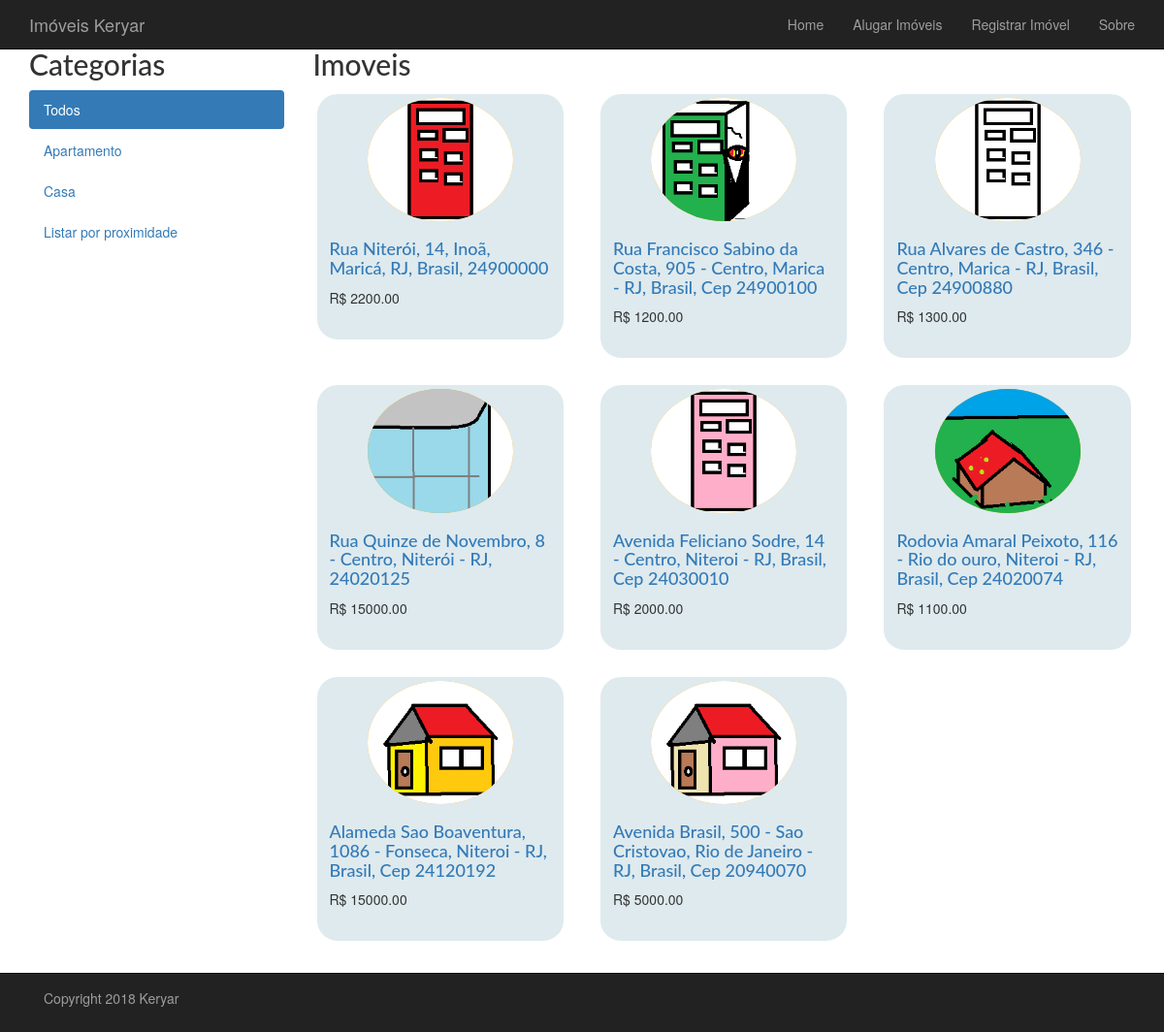
The page /aluguel/ on the database its author committed.
### aluguel/models.py (models this page shows, shortened)
class Categoria(models.Model):
    nome = models.CharField(max_length=200, db_index=True)
    slug = models.SlugField(max_length=200, db_index=True, unique=True)
    class Meta:
        ordering = ('nome',)
        verbose_name = 'categoria'
        verbose_name_plural = 'categorias'
    def get_absolute_path(self):
        return reverse('aluguel:lista_imoveis_por_categoria', args=[self.slug])

class Imovel(models.Model):
    categoria = models.ForeignKey(Categoria, related_name='imoveis')
    slug = models.SlugField(max_length=200, db_index=True, unique=True)
    imagem = models.ImageField(upload_to='aluguel/images/apts', blank=False)
    descricao = models.TextField(blank=True)
    dono = models.TextField(blank=True)
    preco = models.DecimalField(max_digits=10, decimal_places=2, db_index=True)
    numero = models.PositiveIntegerField()
    rua = models.CharField(max_length=200)
    bairro = models.CharField(max_length=200)
    cidade = models.CharField(max_length=200, db_index=True)
    estado = models.CharField(max_length=200)
    pais = models.CharField(max_length=200)
    cep = models.CharField(max_length=200)
    disponivel = models.BooleanField(default=True)
    data_cadastramento = models.DateTimeField(auto_now_add=True)
    data_atualizacao = models.DateTimeField(auto_now=True)
    endereco = models.TextField(blank=True)
    class Meta:
        ordering = ('cidade',)
        verbose_name = 'imovel'
        verbose_name_plural = 'imoveis'
    def get_absolute_path(self):
        return reverse('aluguel:exibe_imovel', args=[self.id, self.slug])

### aluguel/views.py (the view)
# urls.py: url(r'^(?P<slug_da_categoria>[-\w]+)/$', views.lista_imoveis, name='lista_imoveis_por_categoria'),
def lista_imoveis(request, slug_da_categoria=None):
    categoria = None
    proximidade = False
    categorias = Categoria.objects.all()
    imoveis = Imovel.objects.filter(disponivel=True)
    if slug_da_categoria:
        categoria = get_object_or_404(Categoria, slug=slug_da_categoria)
        imoveis = imoveis.filter(categoria=categoria)
    return render(request, 'aluguel/imovel/lista.html', {
        'categorias': categorias,
        'imoveis': imoveis,
        'categoria': categoria,
        'proximidade': proximidade,
        })

### aluguel/templates/aluguel/imovel/lista.html (shortened to what this page needs)
{% extends 'base.html' %}
{% load static %}
{% block conteudo %}
    {% static "aluguel/images/" as baseUrl %}
    <div class="container">
        <div class="row">
            <div class="col-sm-12">
                <div class="row">
                    <div class="col-sm-3">
                        <h2>Categorias</h2>
                        <ul class="nav nav-pills nav-stacked">
                            <li {% if not categoria %}{% if not proximidade %}class="active"{% endif %}{% endif %}>
                                <a href="{% url 'aluguel:lista_imoveis' %}">Todos</a>
                            </li>
                            {% for c in categorias %}
                                <li {% if categoria.slug == c.slug %}class="active"{% endif %}>
                                    <a href="{{ c.get_absolute_path }}">{{ c.nome }}</a>
                                </li>
                            {% endfor %}
                             <li {% if proximidade %}class="active"{% endif %}>
                                    <a href="{% url 'aluguel:proximidade' %}">Listar por proximidade</a>
                             </li>
                        </ul>
                    </div>
                    <div class="col-sm-9">
                        <h2>{% if not categoria %}{% if not proximidade %}Imoveis{% else %}Proximidade{% endif %}{% else %}{{ categoria.nome }}{% endif %}</h2>
                        <div class="row">
                            {% if not proximidade %}
                                {% for imovel in imoveis %}
                                    <div class="col-md-4 col-sm-6">
                                        <div class="thumbnail">
                                            <a href="{{ imovel.get_absolute_path }}">
                                                <img class="img-circle img-responsive center-block"
                                                     src="{{imovel.imagem.url}}" height="220" width="150">
                                            </a>
                                            <div class="caption">
                                                <h4><a href="{{ imovel.get_absolute_path }}">{{ imovel.endereco }}</a></h4>
                                                R$ {{ imovel.preco }}
                                                <br>
                                                <br>
                                            </div>
                                        </div>
                                    </div>
                                {% endfor %}
                            {% endif %}
                        </div>
                    </div>
                </div>
            </div>
        </div>
{% endblock %}

### projectbase/static/projectbase/css/styles.css (style rules this page uses)
h1,h2,h3,h4,h5,h6 { font-family: "Lato", sans-serif }
div .col-sm-6 > div.thumbnail { border-width: 4px; border-color: white; }
div .thumbnail { background-color:#deeaee; border-color: orange; border-radius: 25px; }
.thumbnail img { background-color:orange; border-color: black; transform: all 0.3s ease 0s; }
body { padding-top: 30px; padding-bottom: 70px; background-color: white; }

### rows shown on the page
Categoria: nome "Apartamento"
Categoria: nome "Casa"
Imovel: imagem (picture), endereco "Rua Niterói, 14, Inoã, Maricá, RJ, Brasil, 24900000", preco "2200.00"
Imovel: imagem (picture), endereco "Rua Francisco Sabino da Costa, 905 - Centro, Marica - RJ, Brasil, Cep 24900100", preco "1200.00"
Imovel: imagem (picture), endereco "Rua Alvares de Castro, 346 - Centro, Marica - RJ, Brasil, Cep 24900880", preco "1300.00"
Imovel: imagem (picture), endereco "Rua Quinze de Novembro, 8 - Centro, Niterói - RJ, 24020125", preco "15000.00"
Imovel: imagem (picture), endereco "Avenida Feliciano Sodre, 14 - Centro, Niteroi - RJ, Brasil, Cep 24030010", preco "2000.00"
Imovel: imagem (picture), endereco "Rodovia Amaral Peixoto, 116 - Rio do ouro, Niteroi - RJ, Brasil, Cep 24020074", preco "1100.00"
Imovel: imagem (picture), endereco "Alameda Sao Boaventura, 1086 - Fonseca, Niteroi - RJ, Brasil, Cep 24120192", preco "15000.00"
Imovel: imagem (picture), endereco "Avenida Brasil, 500 - Sao Cristovao, Rio de Janeiro - RJ, Brasil, Cep 20940070", preco "5000.00"
